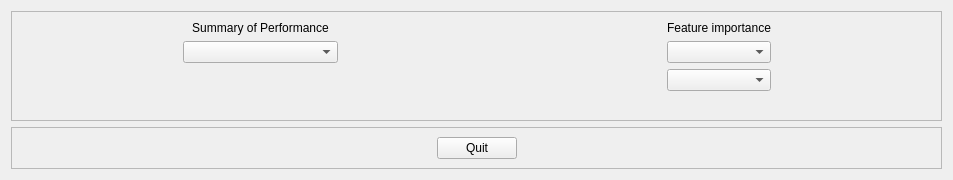
          <widget class="QWidget" name="results_tab">
           <property name="enabled">
            <bool>true</bool>
           </property>
           <attribute name="title">
            <string>Results</string>
           </attribute>
           <layout class="QGridLayout" name="gridLayout_7">
            <item row="0" column="0">
             <widget class="QFrame" name="results_frame2">
              <property name="enabled">
               <bool>true</bool>
              </property>
              <property name="frameShape">
               <enum>QFrame::StyledPanel</enum>
              </property>
              <property name="frameShadow">
               <enum>QFrame::Raised</enum>
              </property>
              <layout class="QGridLayout" name="gridLayout_6">
               <item row="0" column="4">
                <widget class="QLabel" name="labelFeatureImportance">
                 <property name="enabled">
                  <bool>true</bool>
                 </property>
                 <property name="sizePolicy">
                  <sizepolicy hsizetype="Minimum" vsizetype="Fixed">
                   <horstretch>0</horstretch>
                   <verstretch>0</verstretch>
                  </sizepolicy>
                 </property>
                 <property name="text">
                  <string>Feature importance</string>
                 </property>
                 <property name="alignment">
                  <set>Qt::AlignCenter</set>
                 </property>
                </widget>
               </item>
               <item row="0" column="1">
                <widget class="QLabel" name="labelPerformanceSummary">
                 <property name="enabled">
                  <bool>true</bool>
                 </property>
                 <property name="sizePolicy">
                  <sizepolicy hsizetype="Minimum" vsizetype="Fixed">
                   <horstretch>0</horstretch>
                   <verstretch>0</verstretch>
                  </sizepolicy>
                 </property>
                 <property name="text">
                  <string>Summary of Performance</string>
                 </property>
                 <property name="alignment">
                  <set>Qt::AlignCenter</set>
                 </property>
                </widget>
               </item>
               <item row="1" column="1">
                <widget class="QComboBox" name="comboBoxTab">
                 <property name="enabled">
                  <bool>true</bool>
                 </property>
                 <property name="sizePolicy">
                  <sizepolicy hsizetype="Expanding" vsizetype="Fixed">
                   <horstretch>0</horstretch>
                   <verstretch>0</verstretch>
                  </sizepolicy>
                 </property>
                </widget>
               </item>
               <item row="2" column="4">
                <widget class="QComboBox" name="comboBoxNgram">
                 <property name="enabled">
                  <bool>true</bool>
                 </property>
                 <property name="sizePolicy">
                  <sizepolicy hsizetype="Expanding" vsizetype="Fixed">
                   <horstretch>0</horstretch>
                   <verstretch>0</verstretch>
                  </sizepolicy>
                 </property>
                </widget>
               </item>
               <item row="1" column="3">
                <spacer name="horizontalSpacer_4">
                 <property name="orientation">
                  <enum>Qt::Horizontal</enum>
                 </property>
                 <property name="sizeHint" stdset="0">
                  <size>
                   <width>155</width>
                   <height>20</height>
                  </size>
                 </property>
                </spacer>
               </item>
               <item row="1" column="4">
                <widget class="QComboBox" name="comboBoxFS">
                 <property name="enabled">
                  <bool>true</bool>
                 </property>
                 <property name="sizePolicy">
                  <sizepolicy hsizetype="Expanding" vsizetype="Fixed">
                   <horstretch>0</horstretch>
                   <verstretch>0</verstretch>
                  </sizepolicy>
                 </property>
                </widget>
               </item>
               <item row="2" column="5">
                <spacer name="horizontalSpacer_11">
                 <property name="orientation">
                  <enum>Qt::Horizontal</enum>
                 </property>
                 <property name="sizeHint" stdset="0">
                  <size>
                   <width>155</width>
                   <height>20</height>
                  </size>
                 </property>
                </spacer>
               </item>
               <item row="3" column="3" colspan="3">
                <widget class="QLabel" name="labelFS">
                 <property name="text">
                  <string/>
                 </property>
                 <property name="scaledContents">
                  <bool>true</bool>
                 </property>
                 <property name="alignment">
                  <set>Qt::AlignCenter</set>
                 </property>
                </widget>
               </item>
               <item row="2" column="2">
                <spacer name="horizontalSpacer_16">
                 <property name="orientation">
                  <enum>Qt::Horizontal</enum>
                 </property>
                 <property name="sizeHint" stdset="0">
                  <size>
                   <width>156</width>
                   <height>20</height>
                  </size>
                 </property>
                </spacer>
               </item>
               <item row="1" column="0">
                <spacer name="horizontalSpacer_12">
                 <property name="orientation">
                  <enum>Qt::Horizontal</enum>
                 </property>
                 <property name="sizeHint" stdset="0">
                  <size>
                   <width>156</width>
                   <height>20</height>
                  </size>
                 </property>
                </spacer>
               </item>
               <item row="2" column="0">
                <spacer name="horizontalSpacer_14">
                 <property name="orientation">
                  <enum>Qt::Horizontal</enum>
                 </property>
                 <property name="sizeHint" stdset="0">
                  <size>
                   <width>156</width>
                   <height>20</height>
                  </size>
                 </property>
                </spacer>
               </item>
               <item row="2" column="3">
                <spacer name="horizontalSpacer_6">
                 <property name="orientation">
                  <enum>Qt::Horizontal</enum>
                 </property>
                 <property name="sizeHint" stdset="0">
                  <size>
                   <width>155</width>
                   <height>20</height>
                  </size>
                 </property>
                </spacer>
               </item>
               <item row="1" column="5">
                <spacer name="horizontalSpacer_8">
                 <property name="orientation">
                  <enum>Qt::Horizontal</enum>
                 </property>
                 <property name="sizeHint" stdset="0">
                  <size>
                   <width>155</width>
                   <height>20</height>
                  </size>
                 </property>
                </spacer>
               </item>
               <item row="1" column="2">
                <spacer name="horizontalSpacer_13">
                 <property name="orientation">
                  <enum>Qt::Horizontal</enum>
                 </property>
                 <property name="sizeHint" stdset="0">
                  <size>
                   <width>156</width>
                   <height>20</height>
                  </size>
                 </property>
                </spacer>
               </item>
               <item row="2" column="1">
                <spacer name="horizontalSpacer_15">
                 <property name="orientation">
                  <enum>Qt::Horizontal</enum>
                 </property>
                 <property name="sizeHint" stdset="0">
                  <size>
                   <width>155</width>
                   <height>20</height>
                  </size>
                 </property>
                </spacer>
               </item>
               <item row="3" column="0" colspan="3">
                <widget class="QLabel" name="labelGraph">
                 <property name="text">
                  <string/>
                 </property>
                 <property name="alignment">
                  <set>Qt::AlignCenter</set>
                 </property>
                </widget>
               </item>
              </layout>
             </widget>
            </item>
            <item row="1" column="0">
             <widget class="QFrame" name="results_frame1">
              <property name="enabled">
               <bool>true</bool>
              </property>
              <property name="sizePolicy">
               <sizepolicy hsizetype="Expanding" vsizetype="Fixed">
                <horstretch>0</horstretch>
                <verstretch>0</verstretch>
               </sizepolicy>
              </property>
              <property name="frameShape">
               <enum>QFrame::StyledPanel</enum>
              </property>
              <property name="frameShadow">
               <enum>QFrame::Raised</enum>
              </property>
              <layout class="QHBoxLayout" name="horizontalLayout">
               <item>
                <spacer name="horizontalSpacer_17">
                 <property name="orientation">
                  <enum>Qt::Horizontal</enum>
                 </property>
                 <property name="sizeHint" stdset="0">
                  <size>
                   <width>40</width>
                   <height>20</height>
                  </size>
                 </property>
                </spacer>
               </item>
               <item>
                <widget class="QPushButton" name="resultsQuitButton">
                 <property name="text">
                  <string>Quit</string>
                 </property>
                </widget>
               </item>
               <item>
                <spacer name="horizontalSpacer_18">
                 <property name="orientation">
                  <enum>Qt::Horizontal</enum>
                 </property>
                 <property name="sizeType">
                  <enum>QSizePolicy::Expanding</enum>
                 </property>
                 <property name="sizeHint" stdset="0">
                  <size>
                   <width>40</width>
                   <height>20</height>
                  </size>
                 </property>
                </spacer>
               </item>
              </layout>
             </widget>
            </item>
           </layout>
          </widget>
